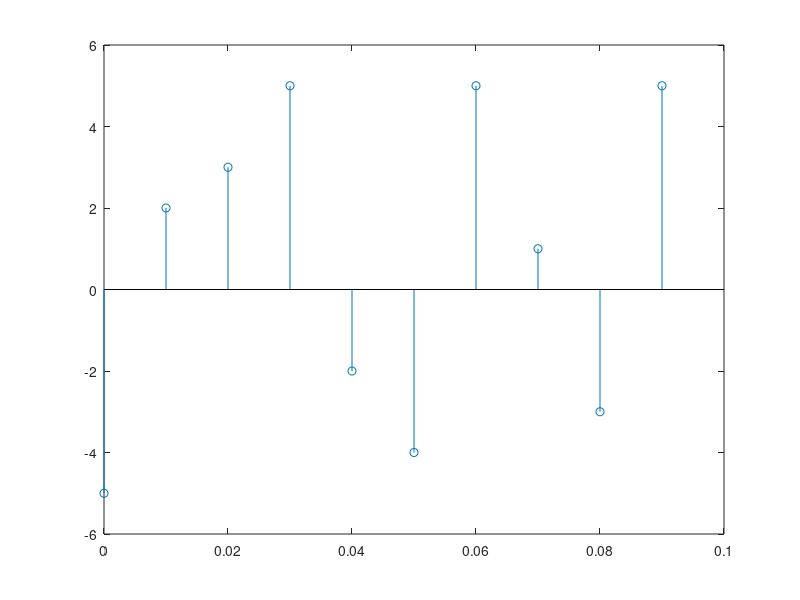

MATLAB code to generate this figure: (Note: this script raises an error after producing the figure.)
% Autor: Simon Bertling
% 

clear all
close all

disp('Resampling');
Rd = 100;
R = 10*Rd;
Nd = 10;
data = randi([-5 5], 1, Nd);
td = [0 :1/Rd : Nd/Rd - 1/Rd];
t = [0 : 1/R : Nd/Rd - 1/R];

figure('Name','Data');
stem(td, data);

tau = 3;
for n = [1:ceil(R/Rd)]
    filt(n) = exp(-n/tau);
end;

a = 1;
b = filt;
b = b/sum(b);

%b = 1;
%a = [1 -1/tau*exp(-1/tau)];

s = upfirdn(data, ones(1,ceil(R/Rd)), ceil(R/Rd));
fs = filter(b, a, s);

figure('Name','Resampling');
hold on
plot(t,s, 'y');
plot(t,fs);
hold off

